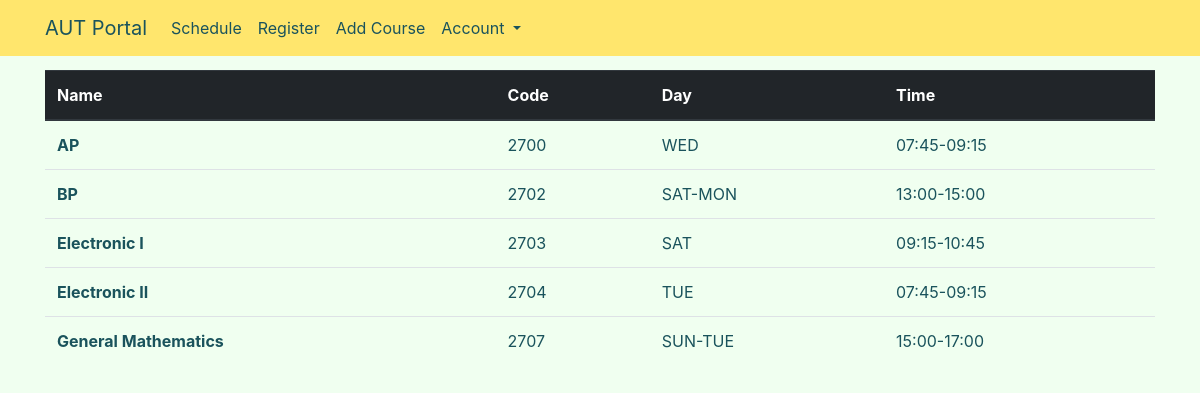
The page /portal/st_courses/ on the database its author committed.
### portal/models.py (models this page shows)
class Course(models.Model):
    cName = models.CharField(max_length=100)
    DAY = (
        (1, 'SAT'),
        (2, 'SUN'),
        (3, 'MON'),
        (4, 'TUE'),
        (5, 'WED'),
        (6, 'SAT-MON'),
        (7, 'SUN-TUE')
    )
    day = models.IntegerField(choices=DAY)
    TIME = (
        (1, '07:45-09:15'),
        (2, '09:15-10:45'),
        (3, '10:45-12:15'),
        (4, '13:00-15:00'),
        (5, '15:00-17:00'),
        )
    time = models.IntegerField(choices=TIME)
    Id = models.IntegerField(primary_key=True)

### portal/views.py (the view)
def st_cources(request):
    course_list = Course.objects.order_by('Id')
    id_dict = {'courses_records':course_list}
    return render(request,'portal/st_courses.html',context=id_dict)

### portal/templates/portal/st_courses.html (shortened to what this page needs)
<!doctype html>
<html lang="en">
  <head>
    <link rel="stylesheet" href="https://stackpath.bootstrapcdn.com/bootstrap/4.1.2/css/bootstrap.min.css">
    <link rel="stylesheet" type="text/css" href="../../static/css/st_courses.css">
  </head>
  <body>
    <header>
        <nav class="navbar navbar-expand-md navbar-light bg-light fixed-top">
            <div class="container">
              <a class="navbar-brand" href="{% url 'portal:home' %}">AUT Portal</a>
              <div class="collapse navbar-collapse" id="navbarSupportedContent">
                <ul class="navbar-nav mr-auto">
                  <li class="nav-item">
                    <a class="nav-link" href="{% url 'portal:st_cources' %}">Schedule</a>
                  </li>
                  <li class="nav-item">
                    <a class="nav-link" href="{% url 'portal:register' %}">Register</a>
                  </li>
                  <li class="nav-item">
                    <a class="nav-link" href="{% url 'portal:add_course' %}">Add Course</a>
                  </li>
                  <li class="nav-item dropdown">
                    <a class="nav-link dropdown-toggle" href="#" id="navbarDropdown" role="button" data-toggle="dropdown" aria-haspopup="true" aria-expanded="false">
                      Account
                    </a>
                  </li>
                </ul>
              </div>
            </div>
        </nav>
    </header>
    <div class="container">
      <table class="table">
        <thead class="thead-dark">
          <tr>
            <th scope="col">Name</th>
            <th scope="col">Code</th>
            <th scope="col">Day</th>
            <th scope="col">Time</th>
          </tr>
        </thead>
        {% if courses_records %}
        <tbody>
          {% for cour in courses_records %}
          <tr>
            <th scope="row">{{ cour.cName }}</th>
            <td> {{ cour.Id }}</td>
            <td>{{ cour.get_day_display }}</td>
            <td>{{ cour.get_time_display }}</td>
          </tr>
          {% endfor %}
        </tbody>
        {% endif %}
      </table>
    </div>
  </body>
</html>

### portal/static/css/st_courses.css (style rules this page uses)
body { background-color: rgba(240, 255, 240, 1); color: rgba(26, 83, 92, 1); padding-top: 70px; }
.navbar { background-color: rgba(255, 230, 109, 1)!important; color: rgba(26, 83, 92, 1)!important; }
.navbar-brand { color: rgba(26, 83, 92, 1)!important; }
.nav-link { color: rgba(26, 83, 92, 1)!important; }

### rows shown on the page
Course: cName "AP", Id "2700", day "WED", time "07:45-09:15"
Course: cName "BP", Id "2702", day "SAT-MON", time "13:00-15:00"
Course: cName "Electronic I", Id "2703", day "SAT", time "09:15-10:45"
Course: cName "Electronic II", Id "2704", day "TUE", time "07:45-09:15"
Course: cName "General Mathematics", Id "2707", day "SUN-TUE", time "15:00-17:00"
